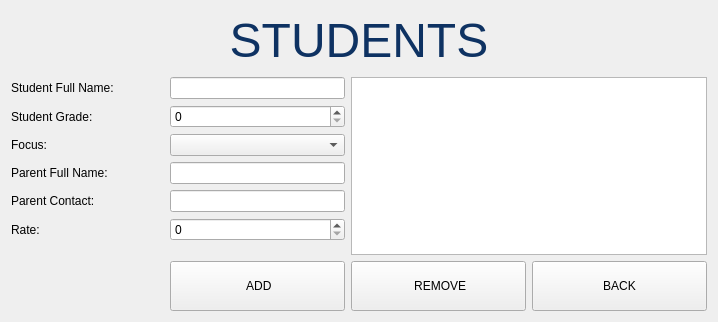
<?xml version="1.0" encoding="UTF-8"?>
<ui version="4.0">
 <class>studentsUI</class>
 <widget class="QWidget" name="studentsUI">
  <property name="geometry">
   <rect>
    <x>0</x>
    <y>0</y>
    <width>718</width>
    <height>322</height>
   </rect>
  </property>
  <property name="minimumSize">
   <size>
    <width>718</width>
    <height>322</height>
   </size>
  </property>
  <property name="windowTitle">
   <string>Students</string>
  </property>
  <layout class="QGridLayout" name="gridLayout_2">
   <item row="9" column="2" colspan="2">
    <widget class="QPushButton" name="btnAdd">
     <property name="minimumSize">
      <size>
       <width>175</width>
       <height>50</height>
      </size>
     </property>
     <property name="maximumSize">
      <size>
       <width>175</width>
       <height>50</height>
      </size>
     </property>
     <property name="text">
      <string> ADD</string>
     </property>
     <property name="icon">
      <iconset>
       <normaloff>Resources/user add.png</normaloff>Resources/user add.png</iconset>
     </property>
    </widget>
   </item>
   <item row="1" column="2" colspan="2">
    <widget class="QLineEdit" name="studentName"/>
   </item>
   <item row="2" column="2" colspan="2">
    <widget class="QSpinBox" name="studentGrade"/>
   </item>
   <item row="5" column="2" colspan="2">
    <widget class="QLineEdit" name="parentContact"/>
   </item>
   <item row="6" column="0">
    <widget class="QLabel" name="label_9">
     <property name="text">
      <string>Rate:</string>
     </property>
    </widget>
   </item>
   <item row="5" column="0" colspan="2">
    <widget class="QLabel" name="label_8">
     <property name="text">
      <string>Parent Contact:</string>
     </property>
    </widget>
   </item>
   <item row="1" column="4" rowspan="8" colspan="3">
    <widget class="QListWidget" name="listStudents"/>
   </item>
   <item row="6" column="2" colspan="2">
    <widget class="QSpinBox" name="rate"/>
   </item>
   <item row="2" column="0" colspan="2">
    <widget class="QLabel" name="label_6">
     <property name="text">
      <string>Student Grade:</string>
     </property>
    </widget>
   </item>
   <item row="1" column="0" colspan="2">
    <widget class="QLabel" name="label_2">
     <property name="text">
      <string>Student Full Name:</string>
     </property>
    </widget>
   </item>
   <item row="0" column="0" colspan="7">
    <widget class="QLabel" name="label">
     <property name="minimumSize">
      <size>
       <width>0</width>
       <height>60</height>
      </size>
     </property>
     <property name="maximumSize">
      <size>
       <width>16777215</width>
       <height>60</height>
      </size>
     </property>
     <property name="text">
      <string>&lt;html&gt;&lt;head/&gt;&lt;body&gt;&lt;p align=&quot;center&quot;&gt;&lt;span style=&quot; font-size:36pt; color:#0e3262;&quot;&gt;STUDENTS&lt;/span&gt;&lt;/p&gt;&lt;/body&gt;&lt;/html&gt;</string>
     </property>
    </widget>
   </item>
   <item row="4" column="0" colspan="2">
    <widget class="QLabel" name="label_5">
     <property name="text">
      <string>Parent Full Name:</string>
     </property>
    </widget>
   </item>
   <item row="9" column="6">
    <widget class="QPushButton" name="btnBack">
     <property name="minimumSize">
      <size>
       <width>175</width>
       <height>50</height>
      </size>
     </property>
     <property name="maximumSize">
      <size>
       <width>128</width>
       <height>50</height>
      </size>
     </property>
     <property name="text">
      <string>BACK</string>
     </property>
     <property name="icon">
      <iconset>
       <normaloff>Resources/back.png</normaloff>Resources/back.png</iconset>
     </property>
     <property name="iconSize">
      <size>
       <width>20</width>
       <height>20</height>
      </size>
     </property>
    </widget>
   </item>
   <item row="9" column="4" colspan="2">
    <widget class="QPushButton" name="btnRemove">
     <property name="minimumSize">
      <size>
       <width>175</width>
       <height>50</height>
      </size>
     </property>
     <property name="maximumSize">
      <size>
       <width>175</width>
       <height>50</height>
      </size>
     </property>
     <property name="text">
      <string> REMOVE</string>
     </property>
     <property name="icon">
      <iconset>
       <normaloff>Resources/cancel.png</normaloff>Resources/cancel.png</iconset>
     </property>
    </widget>
   </item>
   <item row="3" column="0" colspan="2">
    <widget class="QLabel" name="label_7">
     <property name="text">
      <string>Focus:</string>
     </property>
    </widget>
   </item>
   <item row="4" column="2" colspan="2">
    <widget class="QLineEdit" name="parentName"/>
   </item>
   <item row="3" column="2" colspan="2">
    <widget class="QComboBox" name="studentFocus"/>
   </item>
  </layout>
 </widget>
 <resources/>
 <connections/>
</ui>
